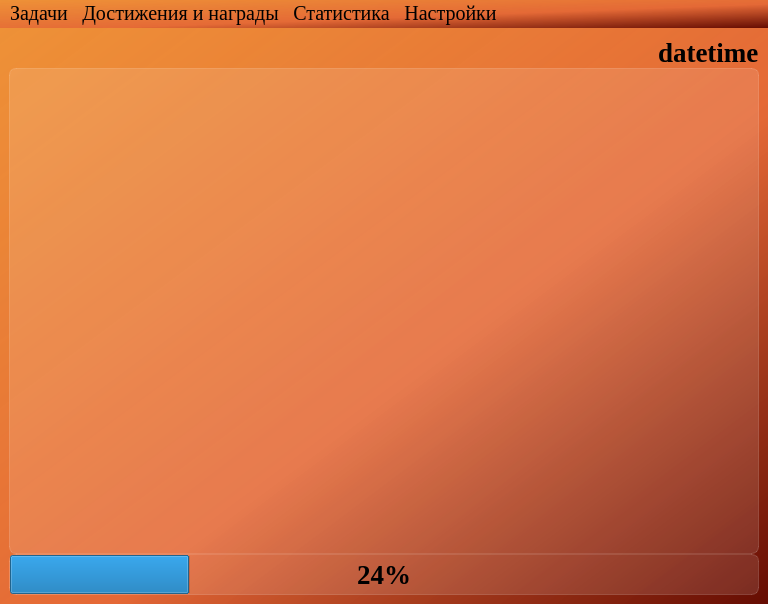
<?xml version="1.0" encoding="UTF-8"?>
<ui version="4.0">
 <class>MainWindow</class>
 <widget class="QMainWindow" name="MainWindow">
  <property name="geometry">
   <rect>
    <x>0</x>
    <y>0</y>
    <width>768</width>
    <height>604</height>
   </rect>
  </property>
  <property name="minimumSize">
   <size>
    <width>0</width>
    <height>0</height>
   </size>
  </property>
  <property name="maximumSize">
   <size>
    <width>16777215</width>
    <height>16777215</height>
   </size>
  </property>
  <property name="windowTitle">
   <string>TimeQuest</string>
  </property>
  <property name="styleSheet">
   <string notr="true">background-color: qlineargradient(spread:pad, x1:1, y1:1, x2:0, y2:0, stop:0 rgba(101, 12, 2, 255), stop:0.427447 rgba(228, 104, 54, 235), stop:1 rgba(238, 145, 55, 255));
font-family: Liberation Serif;</string>
  </property>
  <widget class="QWidget" name="centralwidget">
   <property name="maximumSize">
    <size>
     <width>16777215</width>
     <height>16777215</height>
    </size>
   </property>
   <layout class="QVBoxLayout" name="verticalLayout">
    <item>
     <layout class="QVBoxLayout" name="verticalLayout_main">
      <property name="spacing">
       <number>0</number>
      </property>
      <property name="sizeConstraint">
       <enum>QLayout::SetDefaultConstraint</enum>
      </property>
      <item>
       <layout class="QHBoxLayout" name="horizontalLayout_top" stretch="0,0,0">
        <property name="spacing">
         <number>0</number>
        </property>
        <property name="sizeConstraint">
         <enum>QLayout::SetDefaultConstraint</enum>
        </property>
        <property name="leftMargin">
         <number>0</number>
        </property>
        <item>
         <spacer name="horizontalSpacer">
          <property name="orientation">
           <enum>Qt::Horizontal</enum>
          </property>
          <property name="sizeHint" stdset="0">
           <size>
            <width>40</width>
            <height>20</height>
           </size>
          </property>
         </spacer>
        </item>
        <item>
         <widget class="QLabel" name="label_icon_datetime">
          <property name="maximumSize">
           <size>
            <width>23</width>
            <height>16777215</height>
           </size>
          </property>
          <property name="styleSheet">
           <string notr="true">font-weight: bold; 
font-size: 20pt;
background-color: none;
border: none;</string>
          </property>
          <property name="pixmap">
           <pixmap resource="../../res/icons/res-rc.qrc">:/icons/time.svg</pixmap>
          </property>
         </widget>
        </item>
        <item>
         <widget class="QLabel" name="label_datetime">
          <property name="maximumSize">
           <size>
            <width>200</width>
            <height>16777215</height>
           </size>
          </property>
          <property name="styleSheet">
           <string notr="true">font-weight: bold;
font-size: 20pt;
background-color: none;
border: none;</string>
          </property>
          <property name="text">
           <string>datetime</string>
          </property>
         </widget>
        </item>
       </layout>
      </item>
      <item>
       <layout class="QHBoxLayout" name="horizontalLayout_center">
        <item>
         <widget class="QListWidget" name="listWidget_tasks">
          <property name="styleSheet">
           <string notr="true">QListView {
font-weight: bold;
font-size: 20pt;
background-color: rgba(255, 255, 255, 30);
border: 1px solid rgba(255, 255, 255, 40);
border-radius: 7px;
}

QListView::item:selected {
border: none;
color: rgb(255, 255, 255);
background-color: rgba(255, 255, 255, 50);
}</string>
          </property>
          <property name="isWrapping" stdset="0">
           <bool>false</bool>
          </property>
          <property name="wordWrap">
           <bool>false</bool>
          </property>
         </widget>
        </item>
       </layout>
      </item>
      <item>
       <layout class="QHBoxLayout" name="horizontalLayout_down">
        <property name="spacing">
         <number>0</number>
        </property>
        <item>
         <widget class="QProgressBar" name="progressBar_done_tasks">
          <property name="minimumSize">
           <size>
            <width>0</width>
            <height>0</height>
           </size>
          </property>
          <property name="styleSheet">
           <string notr="true">background-color: rgba(255, 255, 255, 30);
border: 1px solid rgba(255, 255, 255, 40);
border-radius: 7px;
font-weight: bold;
font-size: 20pt;
text-align: center;</string>
          </property>
          <property name="value">
           <number>24</number>
          </property>
          <property name="textVisible">
           <bool>true</bool>
          </property>
         </widget>
        </item>
       </layout>
      </item>
     </layout>
    </item>
   </layout>
  </widget>
  <widget class="QMenuBar" name="menubar">
   <property name="geometry">
    <rect>
     <x>0</x>
     <y>0</y>
     <width>768</width>
     <height>22</height>
    </rect>
   </property>
   <property name="font">
    <font>
     <family>Liberation Serif</family>
     <pointsize>15</pointsize>
    </font>
   </property>
   <widget class="QMenu" name="menu_tasks">
    <property name="title">
     <string>Задачи</string>
    </property>
    <addaction name="action_add_task"/>
    <addaction name="action_delete_task"/>
   </widget>
   <widget class="QMenu" name="menu_statistic">
    <property name="title">
     <string>Статистика</string>
    </property>
    <addaction name="action_show_statistics"/>
   </widget>
   <widget class="QMenu" name="menu_settings">
    <property name="title">
     <string>Настройки</string>
    </property>
    <addaction name="action_change_theme"/>
   </widget>
   <widget class="QMenu" name="menu_achievements">
    <property name="title">
     <string>Достижения и награды</string>
    </property>
    <addaction name="action_list_achievements"/>
   </widget>
   <addaction name="menu_tasks"/>
   <addaction name="menu_achievements"/>
   <addaction name="menu_statistic"/>
   <addaction name="menu_settings"/>
  </widget>
  <action name="action_add_task">
   <property name="text">
    <string>Добавить задачу</string>
   </property>
  </action>
  <action name="action_list_achievements">
   <property name="text">
    <string>Список достижений</string>
   </property>
  </action>
  <action name="action_show_statistics">
   <property name="text">
    <string>Просмотр статистики</string>
   </property>
  </action>
  <action name="action_change_theme">
   <property name="text">
    <string>Сменить тему приложения</string>
   </property>
  </action>
  <action name="action_delete_task">
   <property name="text">
    <string>Удалить задачу</string>
   </property>
  </action>
 </widget>
 <tabstops>
  <tabstop>listWidget_tasks</tabstop>
 </tabstops>
 <resources>
  <include location="../../res/icons/res-rc.qrc"/>
  <include location="../../res/icons/res-rc.qrc"/>
 </resources>
 <connections/>
</ui>
